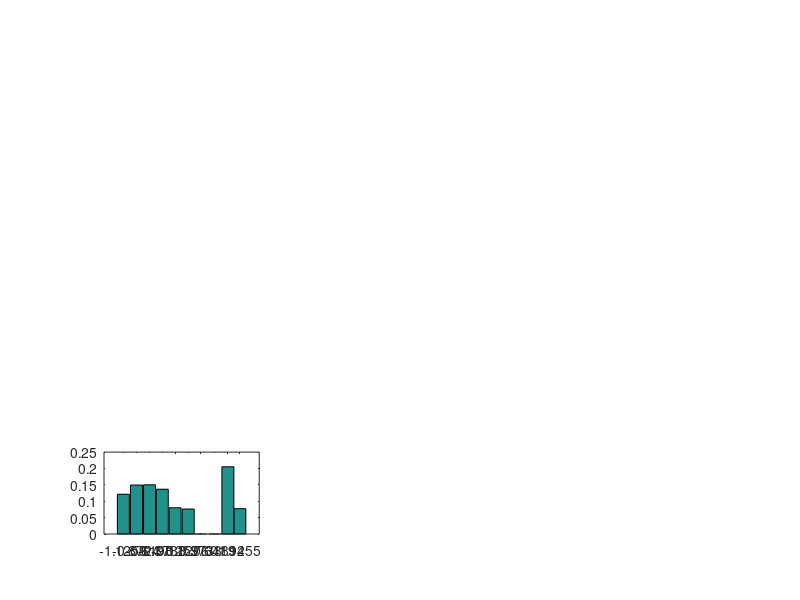

Reproduce this figure in MATLAB. (Note: this script raises an error after producing the figure.)
aero_size=[18;10;5.6;3.2;1.8;1.00;0.56;0.32;0.18;0.1;0.056];
aero_size=flip(aero_size);

size_mean=[13.34916;
7.83454;
4.38406;
2.36220; 
1.34164; 
0.74833; 
0.42332; 
0.24000; 
0.13416; 
0.07483 ]; size_mean=flip(size_mean);

size_range=[8.10000;
3.70000; 
3.10000; 
1.30000; 
0.80000; 
0.44000; 
0.24000; 
0.14000; 
0.08000; 
0.04400 ]; size_range=flip(size_range);
% h=bar(size_mean,y,'histc')
% set(gca,'xlim',[0.05 30]);
% xticks=[0.05 0.1 0.2 0.5 1 2 5 10];
% set(gca,'xscale','log','xminortick','on')   
% set(gca,'xtick',aero_size)

% set(gca,'Xtick',-3:1:1); %// adjust manually; values in log scale
% set(gca,'Xticklabel',10.^get(gca,'Xtick')); %// use labels with linear values
%%%%%%%%%%%%%%%%%%%%%%%%%%%%%%%%%%%%%%%%%%%%%%%%%%%%%%%%%%%

subplot (4,3,10)
wsoc=[0.046946565;
0.096946565;
NaN;
NaN;
0.045419847;
0.047137405;
0.077480916;
0.08759542;
0.089122137;
0.071374046;
];wsoc=flip(wsoc);
y=wsoc./size_range.*size_mean;

bar(log10(size_mean),y,'hist');
set(gca,'xtick',log10(size_mean))
set(gca,'XTickLabel', sprintfc('%3.1f',size_mean))
xlabel('Dp (um)')
ylabel('dC/dlnDp')
title('WSOC')

subplot (4,3,11)
abs365=[0.04;
0.06;
NaN;
NaN;
0.06;
0.09;
0.14;
0.15;
0.13;
0.15;
];abs365=flip(abs365);
y=abs365./size_range.*size_mean;

bar(log10(size_mean),y,'hist');
set(gca,'xtick',log10(size_mean))
set(gca,'XTickLabel', sprintfc('%3.1f',size_mean))
xlabel('Dp (um)')
ylabel('dC/dlnDp')
title('abs@365nm')

subplot (4,3,3)
sodium=[1861.810191;
2345.682803;
NaN;
2276.115924;
2278.001274;
3057.185987;
2198.561783;
2249.096815;
2379.173248;
2124.408917;
];sodium=flip(sodium)*0.015/393;
y=sodium.*size_mean./(size_range);

bar(log10(size_mean),y,'hist');
set(gca,'xtick',log10(size_mean))
set(gca,'XTickLabel', sprintfc('%3.1f',size_mean))
xlabel('Dp (um)')
ylabel('dC/dlnDp')
title('Na+')

subplot (4,3,4)
ammonium=[-17.69062901;
-21.00256739;
NaN;
-21.77278562;
21.65468549;
487.9833119;
548.2143774;
339.6649551;
346.4300385;
253.9910141;
];ammonium=flip(ammonium)*0.015/393;
y=ammonium.*size_mean./(size_range);

bar(log10(size_mean),y,'hist');
set(gca,'xtick',log10(size_mean))
set(gca,'XTickLabel', sprintfc('%3.1f',size_mean))
xlabel('Dp (um)')
ylabel('dC/dlnDp')
title('NH4+')

subplot (4,3,5)
potassium=[189.8160377;
257.8820755;
NaN;
265.2169811;
208.6367925;
286.9858491;
259.7688679;
134.9339623;
184.0849057;
247.7877358;
];
potassium=flip(potassium)*0.015/393;
y=potassium.*size_mean./(size_range);

bar(log10(size_mean),y,'hist');
set(gca,'xtick',log10(size_mean))
set(gca,'XTickLabel', sprintfc('%3.1f',size_mean))
xlabel('Dp (um)')
ylabel('dC/dlnDp')
title('K+')

subplot (4,3,6)
calcium=[72.27967258;
226.8226467;
NaN;
121.4474761;
92.00682128;
44.02592087;
98.56889495;
7.436562074;
8.064120055;
47.79126876;
];
calcium=flip(calcium)*0.015/393;
y=calcium.*size_mean./(size_range);

bar(log10(size_mean),y,'hist');
set(gca,'xtick',log10(size_mean))
set(gca,'XTickLabel', sprintfc('%3.1f',size_mean))
xlabel('Dp (um)')
ylabel('dC/dlnDp')
title('Ca2+')

subplot (4,3,7)
formate=[30.14217443;
69.86738351;
NaN;
54.99283154;
99.64038232;
161.3369176;
165.4587814;
172.2329749;
161.6117085;
137.8841099;
];
formate=flip(formate)*0.015/393;
y=formate.*size_mean./(size_range);

bar(log10(size_mean),y,'hist');
set(gca,'xtick',log10(size_mean))
set(gca,'XTickLabel', sprintfc('%3.1f',size_mean))
xlabel('Dp (um)')
ylabel('dC/dlnDp')
title('HCOO- (formate)')

subplot (4,3,8)
chloride=[78.06093023;
136.1027907;
NaN;
109.74;
168.8237209;
125.8330233;
86.93534884;
44.84232558;
68.80046512;
95.20511628;
];
chloride=flip(chloride)*0.015/393;
y=chloride.*size_mean./(size_range);

bar(log10(size_mean),y,'hist');
set(gca,'xtick',log10(size_mean))
set(gca,'XTickLabel', sprintfc('%3.1f',size_mean))
xlabel('Dp (um)')
ylabel('dC/dlnDp')
title('Cl-')

subplot (4,3,9)
nitrate=[45.73544974;
65.39153439;
NaN;
159.0776014;
29.9329806;
44.63315697;
28.29276896;
18.68959436;
37.30511464;
175.1181658;
];
nitrate=flip(nitrate)*0.015/393;
y=nitrate.*size_mean./(size_range);

bar(log10(size_mean),y,'hist');
set(gca,'xtick',log10(size_mean))
set(gca,'XTickLabel', sprintfc('%3.1f',size_mean))
xlabel('Dp (um)')
ylabel('dC/dlnDp')
title('NO3-')

subplot (4,3,1)
sulfate=[126.4148334;
223.8001257;
NaN;
300.0477687;
606.6851037;
1376.27027;
1316.09428;
905.7108737;
816.2137021;
647.8164676;
];
sulfate=flip(sulfate)*0.015/393;
y=sulfate.*size_mean./(size_range);

bar(log10(size_mean),y,'hist');
set(gca,'xtick',log10(size_mean))
set(gca,'XTickLabel', sprintfc('%3.1f',size_mean))
xlabel('Dp (um)')
ylabel('dC/dlnDp')
title('SO4^2-')

subplot (4,3,2)
oxalate=[17.002442;
27.66178266;
NaN;
65;
64.85347985;
61.73992674;
62.68009768;
45.29304029;
50.57997558;
35.81807082;
];
oxalate=flip(oxalate)*0.015/393;
y=oxalate.*size_mean./(size_range);

bar(log10(size_mean),y,'hist');
set(gca,'xtick',log10(size_mean))
set(gca,'XTickLabel', sprintfc('%3.1f',size_mean))
xlabel('Dp (um)')
ylabel('dC/dlnDp')
title('C2O4^2-')

[ax,h3]=suplabel('Sample 2: 7/11 to 7/20 (No Fire Event), C=ug/m3' ,'t'); 
set(h3,'FontSize',24); 

function [ax,h]=suplabel(text,whichLabel,supAxes)
% PLaces text as a title, xlabel, or ylabel on a group of subplots.
% Returns a handle to the label and a handle to the axis.
%  [ax,h]=suplabel(text,whichLabel,supAxes)
% returns handles to both the axis and the label.
%  ax=suplabel(text,whichLabel,supAxes)
% returns a handle to the axis only.
%  suplabel(text) with one input argument assumes whichLabel='x'
%
% whichLabel is any of 'x', 'y', 'yy', or 't', specifying whether the 
% text is to be the xlable, ylabel, right side y-label, 
% or title respectively.
%
% supAxes is an optional argument specifying the Position of the 
%  "super" axes surrounding the subplots. 
%  supAxes defaults to [.08 .08 .84 .84]
%  specify supAxes if labels get chopped or overlay subplots
%
% EXAMPLE:
%  subplot(2,2,1);ylabel('ylabel1');title('title1')
%  subplot(2,2,2);ylabel('ylabel2');title('title2')
%  subplot(2,2,3);ylabel('ylabel3');xlabel('xlabel3')
%  subplot(2,2,4);ylabel('ylabel4');xlabel('xlabel4')
%  [ax1,h1]=suplabel('super X label');
%  [ax2,h2]=suplabel('super Y label','y');
%  [ax3,h2]=suplabel('super Y label (right)','yy');
%  [ax4,h3]=suplabel('super Title'  ,'t');
%  set(h3,'FontSize',30)
%
% SEE ALSO: text, title, xlabel, ylabel, zlabel, subplot,
%           suptitle (Matlab Central)
% Author: Ben Barrowes <barrowes@alum.mit.edu>
%modified 3/16/2010 by IJW to make axis behavior re "zoom" on exit same as
%at beginning. Requires adding tag to the invisible axes
%modified 8/8/2018 to allow cells as text for multiline capability
currax=findobj(gcf,'type','axes','-not','tag','suplabel');
if nargin < 3
 supAxes=[.08 .08 .84 .84];
 ah=findall(gcf,'type','axes');
 if ~isempty(ah)
  supAxes=[inf,inf,0,0];
  leftMin=inf;  bottomMin=inf;  leftMax=0;  bottomMax=0;
  axBuf=.04;
  set(ah,'units','normalized')
  ah=findall(gcf,'type','axes');
  for ii=1:length(ah)
   if strcmp(get(ah(ii),'Visible'),'on')
    thisPos=get(ah(ii),'Position');
    leftMin=min(leftMin,thisPos(1));
    bottomMin=min(bottomMin,thisPos(2));
    leftMax=max(leftMax,thisPos(1)+thisPos(3));
    bottomMax=max(bottomMax,thisPos(2)+thisPos(4));
   end
  end
  supAxes=[leftMin-axBuf,bottomMin-axBuf,leftMax-leftMin+axBuf*2,bottomMax-bottomMin+axBuf*2];
 end
end
if nargin < 2, whichLabel = 'x';  end
if nargin < 1, help(mfilename); return; end
if (~isstr(text) & ~iscellstr(text)) | ~isstr(whichLabel)
  error('text and whichLabel must be strings')
end
whichLabel=lower(whichLabel);
ax=axes('Units','Normal','Position',supAxes,'Visible','off','tag','suplabel');
if strcmp('t',whichLabel)
  set(get(ax,'Title'),'Visible','on')
  title(text);
elseif strcmp('x',whichLabel)
  set(get(ax,'XLabel'),'Visible','on')
  xlabel(text);
elseif strcmp('y',whichLabel)
  set(get(ax,'YLabel'),'Visible','on')
  ylabel(text);
elseif strcmp('yy',whichLabel)
  set(get(ax,'YLabel'),'Visible','on')
  ylabel(text);
  set(ax,'YAxisLocation','right')
end
%for k=1:length(currax), axes(currax(k));end % restore all other axes
for k=1:length(currax), set(gcf,'CurrentAxes',currax(k));end % restore all other axes
if (nargout < 2)
  return
end
if strcmp('t',whichLabel)
  h=get(ax,'Title');
  set(h,'VerticalAlignment','middle')
elseif strcmp('x',whichLabel)
  h=get(ax,'XLabel');
elseif strcmp('y',whichLabel) | strcmp('yy',whichLabel)
  h=get(ax,'YLabel');
end
%%%ah=findall(gcf,'type','axes');
%%%'sssssssss',kb   

end
